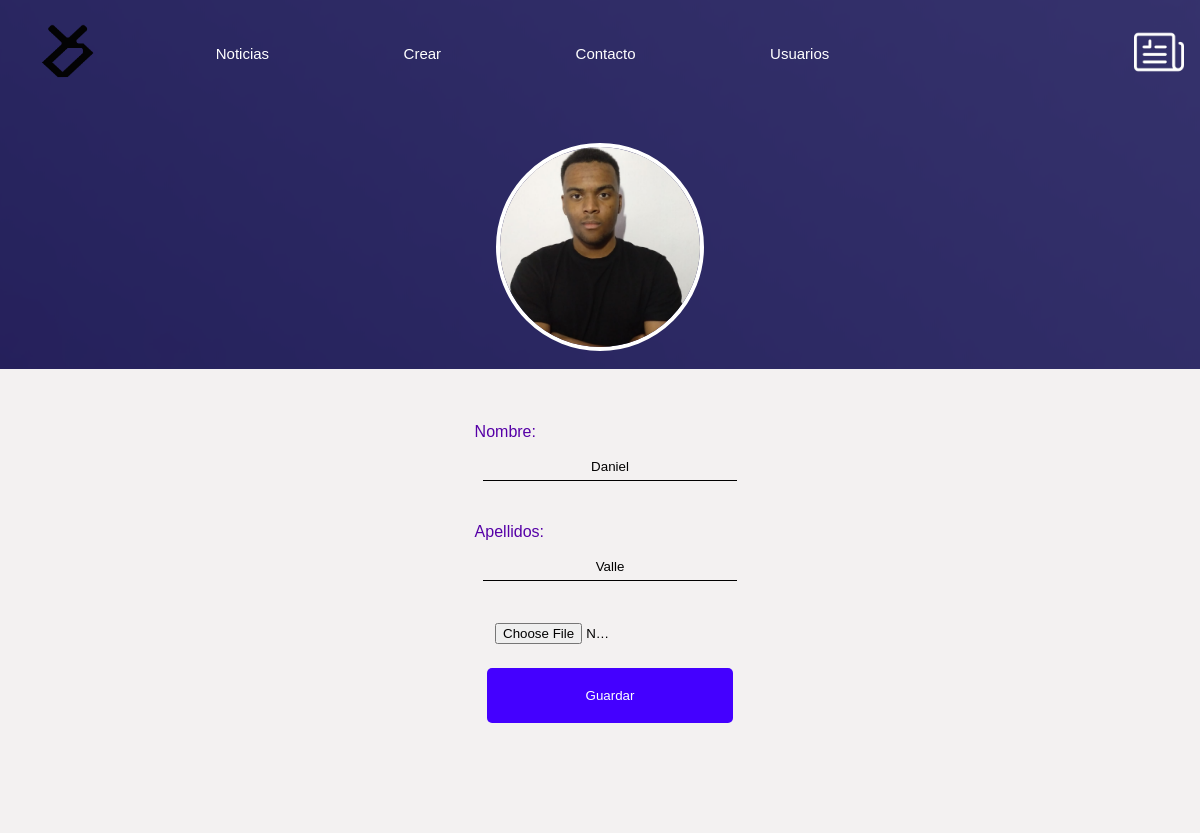
Page /Usuario/perfil.php (signed in) on the committed database.
### tables this page shows
CREATE TABLE `usuario` (
  `id_usuario` int(11) NOT NULL,
  `nombre` varchar(20) NOT NULL,
  `apellidos` varchar(20) NOT NULL,
  `email` varchar(50) NOT NULL,
  `contraseña` varchar(160) NOT NULL,
  `foto` varchar(100) NOT NULL,
  `estado` varchar(10) DEFAULT NULL,
  `ban` varchar(3) NOT NULL
);

### Usuario/perfil.php (the view, shortened to what this page needs)
<?php
require("../Datos/conexion.php");
if (isset($_SESSION['email'])) {
  $email = $_SESSION['email'];
  $sql_user = "SELECT * FROM usuario WHERE email = '$email'";
  $resultado_user = mysqli_query($conexion, $sql_user) or die(mysqli_error($conexion));
  $row_user = mysqli_fetch_array($resultado_user);
} else {
  Header("Location: ../Usuario/login.php");
}
?>
<!DOCTYPE html>
<html lang="en">
<head>
  <link rel="stylesheet" href="./estilos.css" type="text/css" />
</head>
<body>
  <div class="responsive">
    <div id="nav-row">
      <div class="navegacion">
        <a href="./index.php"><img src="./imagenes/LogoDani-02.png" class="logo" /></a>
        <nav>
          <ul>
            <li class="barra">
              <a href="./noticias.php" class="decBarra">Noticias</a>
            </li>
            <li class="barra">
              <a href="./crearNoticia.php" class="decBarra">Crear</a>
            </li>
            <li class="barra">
              <a href="./contacto.php" class="decBarra">Contacto</a>
            </li>
            <?php
            if ($email != '') {
              if ($row_user['estado'] == 'admin') {
            ?>
                <li class="barra">
                  <a href="./usuarios.php" class="decBarra">Usuarios</a>
                </li>
            <?php }
            } ?>
          </ul>
        </nav>
      </div>
      <div class="identificacion">
          <a href="./mis-noticias.php?id=<?php echo($row_user['id_usuario']) ?>"><img src="./imagenes/me.png" heigth="50px" width="50px" /></a>
      </div>
    </div><br><br>
    <div class="perfil-img">
      <img class=imgPerfil src="./imagenes/<?php echo ($row_user['foto']) ?>" heigth="200px" width="200px" alt="Cambia tu imagen de perfil" />
    </div><br>
    <div id="responsive2">
      <div class="info">
        <div class="arregloPerfil">
          <div class="perfil">
            <form action="../Logica/controladorPerfil.php?id=<?php echo $row_user['id_usuario'] ?>" method="POST" enctype="multipart/form-data">
              <div class="perfil-info">
                <div class="divLabel"><label for class="labelRegistro">Nombre:</label><br><br></div>
                <input type="text" class="inputTexto" name="nombre2" id="nombre2" placeholder="Nombre" value="<?php echo $row_user['nombre'] ?>" required onkeyup="validarTexto()" /><br><br>
                <div class="divLabel"><label for class="labelRegistro">Apellidos:</label><br><br></div>
                <input type="text" class="inputTexto" name="apellido2" id="apellido2" placeholder="Apellido" value="<?php echo $row_user['apellidos'] ?>" required onkeyup="validarTexto()" /><br><br>
                <div class="lol">
                  <input type="file" name="foto" id="foto" value="<?php echo $row_user['foto'] ?>" class="input" />
                </div><br>
                <input type="submit" value="Guardar" id="guardar" name="guardar" class="btn-perfil" onclick="checkInputs()" /><br><br>
                <br>
              </div>
            </form>
          </div>
        </div>
      </div>
    </div>
  </div>
</body>
</html>

### Usuario/estilos.css (style rules this page uses)
* { padding: 0; margin: 0; font-family: Tahoma, sans-serif; background-repeat: no-repeat; }
.lol { width: 100%; display: flex; flex-direction: row; justify-content: flex-end; align-items: left; padding-right: 110px; }
.divLabel { display: flex; flex-direction: row; width: 66%; justify-content: flex-start; align-items: left; padding-right: 110px; }
.navegacion { display: flex; align-items: center; }
nav { flex: 1; text-align: right; color: white; }
nav ul li { list-style: none; margin-left: 70px; display: inline-block; }
.logo { width: 100px; cursor: pointer; }
.barra { border-radius: 10px; padding: 30px; }
#nav-row { display: flex; flex-direction: row; justify-content: space-around; align-items: center; }
.identificacion { margin-left: 195px; display: flex; flex-direction: row; justify-content: flex-end; align-items: center; width: 130px; height: 50px; }
.decBarra { text-decoration: none; color: white; font-size: 15px; }
.labelRegistro { color:rgb(86, 0, 167); }
.inputTexto { width: 100%; padding: 6px 12px; margin-left: 20px; text-align: left; padding: 10px; border-top: none; border-right: none; border-left: none; border-bottom: 1px solid rgb(0, 0, 0); }
input[type="text"], input[type="password"] { width: 82%; padding: 6px 12px; margin-left: 20px; text-align: center; }
#nombre2, #apellido2 { background-color: rgb(243, 241, 241); }
.info { display: flex; flex-direction: column; width: 100%; background-color: rgb(243, 241, 241); align-items: center; }
input[type="submit"] { width: 90%; padding: 20px; margin-left: 20px; border: none; text-align: center; border-radius: 5px; background-color: rgb(68, 0, 255); color: rgb(255, 255, 255); }
input[type="file"] { cursor: pointer; }
body { background-color: rgb(250, 243, 243); }
form { padding: 10px; display: table; }
label { padding: 6px 12px; margin-left: 10px; color: black; }
body { display: flex; justify-content: center; }
.responsive { background-image: url(./imagenes/website-background-image-size-psd-vector-photo_waifu2x_art_noise3_scale_tta_1.png); background-position: center; display: flex; flex-direction: column; align-items: center; width: 100vw; padding: 0; }
#responsive2 { background-color: rgb(243, 241, 241); width: 100vw; height: 58vh; }
#foto { margin-left: 10px; }
.arregloPerfil { display: flex; flex-direction: row; align-items: center; justify-content: center; width: 100%; height: 300px; }
.perfil { color:rgb(255, 255, 255); width: 25%; height: 75%; display: flex; justify-content: center; }
.imgPerfil { border-radius: 100%; border: 4px solid white; }
.perfil-img { display: flex; justify-content: center; background-position: center; background-size: cover; box-sizing: border-box; position: relative; }
.perfil-info { display: flex; flex-direction: column; justify-content: center; align-items: center; width: 100%; height: 100%; position: relative; }
.input { width: 100%; padding: 6px 80px; margin-left: 20px; border-radius: 5px; text-align: center; color: black; }
#guardar { width: 88%; }
body { background-image: url(./imagenes/website-background-image-size-psd-vector-photo_waifu2x_art_noise3_scale_tta_1.png); }

### rows in the picture
usuario: foto (picture), nombre2 "Daniel", apellido2 "Valle"
